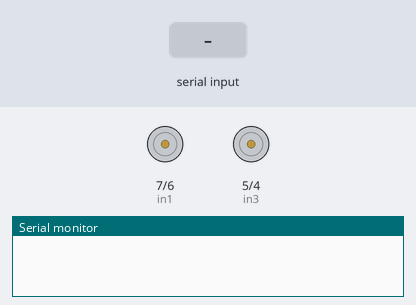
Simulated run of this sketch. Board: Arduino Uno, built with avr-gcc and run on an emulated ATmega328P. Shown: motor-driver pin pairs drawn as motors (green arrow = first pin HIGH = forward, orange = second pin HIGH = backward, longer = more drive, scaled by the enable pin), the last lines printed to the serial monitor. The test bench sets the inputs (shaded band).

Above: at 1.2 s.
1.3 s: "F" received over Serial
At 1.7 s:
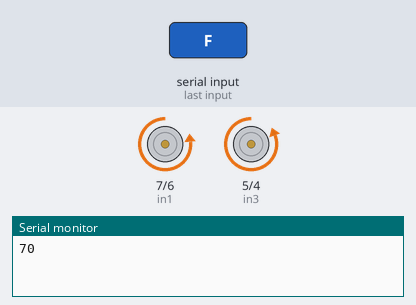
2.8 s: byte 74 (74) received over Serial
At 4.0 s:
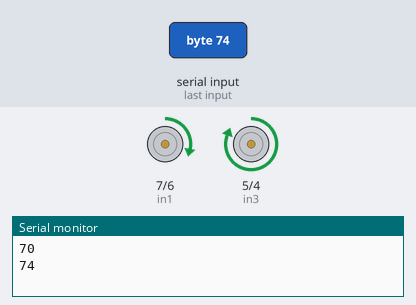
4.3 s: byte 76 (76) received over Serial
At 5.2 s:
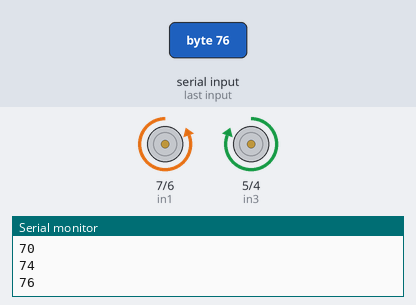
5.8 s: byte 82 (82) received over Serial
At 6.3 s:
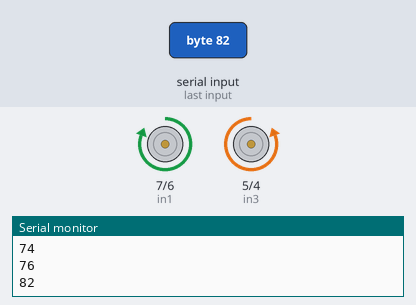
7.3 s: "S" received over Serial
At 8.5 s:
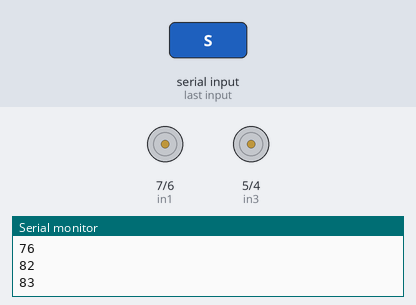
8.8 s: "B" received over Serial
At 9.8 s:
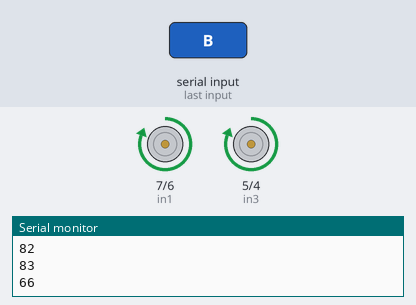
Timing chart, 0 to 11.3 s (numbered marks = the images above; inputs shaded):
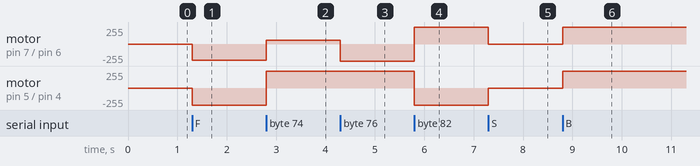

Measured:
- after the input at 1.3 s, motor on pin 7 (in1) / pin 6 (in2): stopped → backward 240/255 at once; motor on pin 5 (in3) / pin 4 (in4): stopped → backward 255/255 at once
- after the input at 2.8 s, motor on pin 7 (in1) / pin 6 (in2): backward 240/255 → forward 55/255 at once; motor on pin 5 (in3) / pin 4 (in4): backward 255/255 → forward 255/255 at once
- after the input at 4.3 s, motor on pin 7 (in1) / pin 6 (in2): forward 55/255 → backward 255/255 at once
- after the input at 5.8 s, motor on pin 7 (in1) / pin 6 (in2): backward 255/255 → forward 255/255 at once; motor on pin 5 (in3) / pin 4 (in4): forward 255/255 → backward 255/255 at once
- after the input at 7.3 s, motor on pin 7 (in1) / pin 6 (in2): forward 255/255 → stopped at once; motor on pin 5 (in3) / pin 4 (in4): backward 255/255 → stopped at once
- after the input at 8.8 s, motor on pin 7 (in1) / pin 6 (in2), motor on pin 5 (in3) / pin 4 (in4): stopped → forward 255/255 at once

The sketch:

rc_car_2.ino
```cpp
// Motor A connections
int enA = 10;
int in1 = 7;
int in2 = 6;
// Motor B connections
int enB = 9;
int in3 = 5;
int in4 = 4;

void setup() {
  // Set all the motor control pins to outputs
  pinMode(enA, OUTPUT);
  pinMode(enB, OUTPUT);
  pinMode(in1, OUTPUT);
  pinMode(in2, OUTPUT);
  pinMode(in3, OUTPUT);
  pinMode(in4, OUTPUT);

  // Turn off motors - Initial state
  digitalWrite(in1, LOW);
  digitalWrite(in2, LOW);
  digitalWrite(in3, LOW);
  digitalWrite(in4, LOW);

  Serial.begin(115200);
}

void loop() {

 if(Serial.available()){
    int state = Serial.read();
    Serial.println(state);
    switch (state){
      case 83:  //Stop
        Stop();
        break;
      case 70:  //Forward
        Forward(240,255);
        break;
      case 66:  //Backward
        Backward(255,255);
        break;
      case 71:  //Left
        Left(255,200);
        break;
      case 73:  //Right
        Right(255,200);
        break;
      case 72:  //ReverseLeft
        ReverseLeft(255,200);
        break;
      case 74:  //ReverseRight
        ReverseRight(255,200);
        break;
      case 76:  //SharpLeft
        SharpLeft(255,255);
        break;
      case 82:  //SharpRight
        SharpRight(255,255);
        break;


    }


 }

}
```

controls.ino
```cpp
void Forward(int power_a,int power_b){

  analogWrite(enA, power_a);
  analogWrite(enB, power_b);

  digitalWrite(in1, LOW);
  digitalWrite(in2, HIGH);
  digitalWrite(in3, LOW);
  digitalWrite(in4, HIGH);

}
void Backward(int power_a,int power_b){

  analogWrite(enA, power_a);
  analogWrite(enB, power_b);

  digitalWrite(in1, HIGH);
  digitalWrite(in2, LOW);
  digitalWrite(in3, HIGH);
  digitalWrite(in4, LOW);
}

void SharpRight(int power_a,int power_b){

  analogWrite(enA, power_a);
  analogWrite(enB, power_b);

  digitalWrite(in1, HIGH);
  digitalWrite(in2, LOW);
  digitalWrite(in3, LOW);
  digitalWrite(in4, HIGH);
}

void SharpLeft(int power_a,int power_b){

  analogWrite(enA, power_a);
  analogWrite(enB, power_b);

  digitalWrite(in1, LOW);
  digitalWrite(in2, HIGH);
  digitalWrite(in3, HIGH);
  digitalWrite(in4, LOW);
}

void Left(int power,int diff){

  analogWrite(enA, power);
  analogWrite(enB, power-diff);

  digitalWrite(in1, LOW);
  digitalWrite(in2, HIGH);
  digitalWrite(in3, LOW);
  digitalWrite(in4, HIGH);
}

void Right(int power,int diff){

  analogWrite(enA, power-diff);
  analogWrite(enB, power);

  digitalWrite(in1, LOW);
  digitalWrite(in2, HIGH);
  digitalWrite(in3, LOW);
  digitalWrite(in4, HIGH);
}

void ReverseLeft(int power,int diff){

  analogWrite(enA, power);
  analogWrite(enB, power-diff);

  digitalWrite(in1, HIGH);
  digitalWrite(in2, LOW);
  digitalWrite(in3, HIGH);
  digitalWrite(in4, LOW);
}

void ReverseRight(int power,int diff){

  analogWrite(enA, power-diff);
  analogWrite(enB, power);

  digitalWrite(in1, HIGH);
  digitalWrite(in2, LOW);
  digitalWrite(in3, HIGH);
  digitalWrite(in4, LOW);
}

void Stop(){
  digitalWrite(in1, LOW);
  digitalWrite(in2, LOW);
  digitalWrite(in3, LOW);
  digitalWrite(in4, LOW);
}
```
